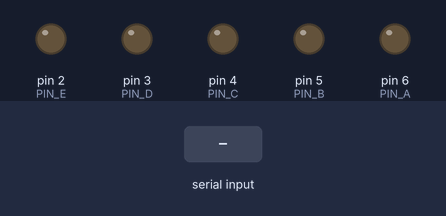
Bench run of a program on a simulated Arduino Mega 2560, built with avr-gcc and run on an emulated ATmega2560. Shown: output pins drawn as LEDs (lit = HIGH). Inputs (shaded band) come from the test bench.

Above: at 1.2 s.
1.3 s: "a" received over Serial
At 2.2 s:
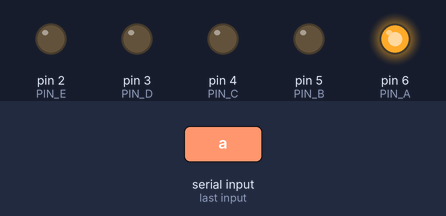
2.8 s: "b" received over Serial
At 3.4 s:
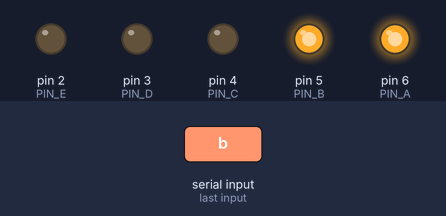
4.3 s: "c" received over Serial
At 5.5 s:
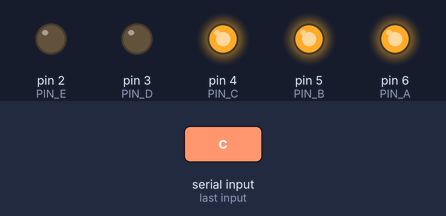
5.8 s: "d" received over Serial
At 6.9 s:
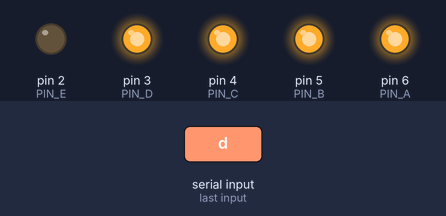
7.3 s: "e" received over Serial
At 8.0 s:
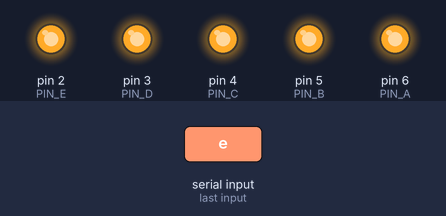
Timing chart, 0 to 9.8 s (numbered marks = the images above; inputs shaded):
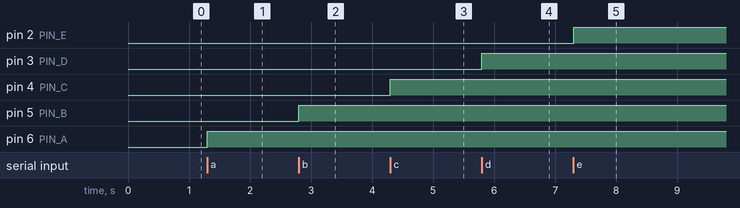

Measured:
- after the input at 1.3 s, pin 6 (PIN_A): LOW → HIGH at once
- after the input at 2.8 s, pin 5 (PIN_B): LOW → HIGH at once
- after the input at 4.3 s, pin 4 (PIN_C): LOW → HIGH at once
- after the input at 5.8 s, pin 3 (PIN_D): LOW → HIGH at once
- after the input at 7.3 s, pin 2 (PIN_E): LOW → HIGH at once

The program:

main.cpp
```cpp
//Code is made for the Arduino Mega 2560

#include <Arduino.h>

/*  6a. char is a character. This is not only used to represent a letter
*   but also a number like eg. 4 as a character. So it is another way to
*   represent/handle letter number or symbols.
*
*   6b. The value stored in the variable mychar, results in the letter D.
*   This is due to the letters value being changed when we handle it as an int
*
*/

// Assigns pins
#define PIN_A 6
#define PIN_B 5
#define PIN_C 4
#define PIN_D 3
#define PIN_E 2

//Adds pins to an array in order to simplify setup
int pins[5] = {
  PIN_A,
  PIN_B,
  PIN_C,
  PIN_D,
  PIN_E
};


void setup() {
  Serial.begin(9600);

  //Runs through the setup for all five LED pins
  for (int i = 0; i < 5; i++) {
    pinMode(pins[i], OUTPUT); //Defines pin type
    digitalWrite(pins[i], LOW); //Ensures the LED is off at startup
  }
}

void loop() {
  if (Serial.available() > 0) {
    char msg = Serial.read(); //If serial is available, assigns value to a char

    /*
    * A switch to check the value of the char.
    * If the char is one of the first five letters of the alphabet, turns on the corresponding LED.
    * If not one of the first five letters, turns off all the LEDs.
    */
    switch (msg)
    {
    case 'a':
      digitalWrite(PIN_A, HIGH);
      break;

    case 'b':
      digitalWrite(PIN_B, HIGH);
      break;

    case 'c':
      digitalWrite(PIN_C, HIGH);
      break;

    case 'd':
      digitalWrite(PIN_D, HIGH);
      break;

    case 'e':
      digitalWrite(PIN_E, HIGH);
      break;

    default:
      for (int i = 0; i < 5; i++) { //Uses the array of pins to turn them all low
        digitalWrite(pins[i], LOW);
      }
      break;
    }
  }
}
```
